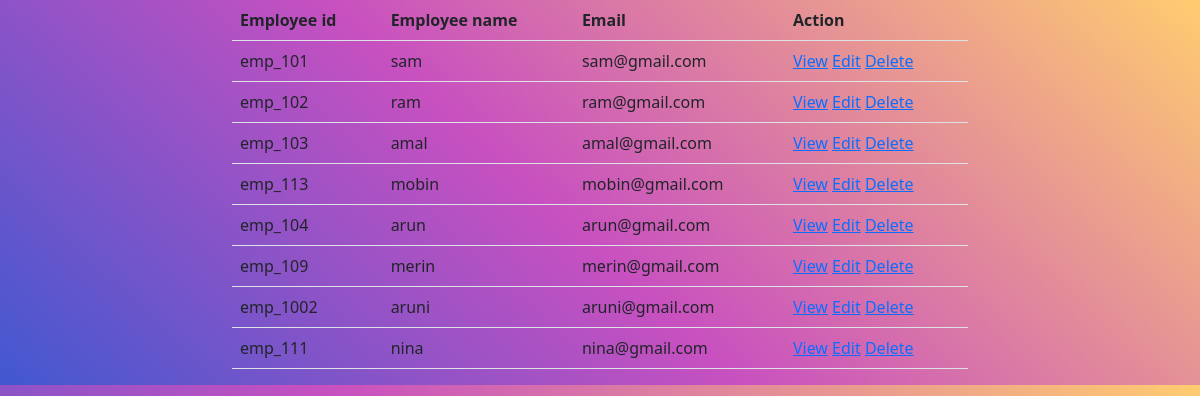
The page /employee/all on the database as committed earlier.
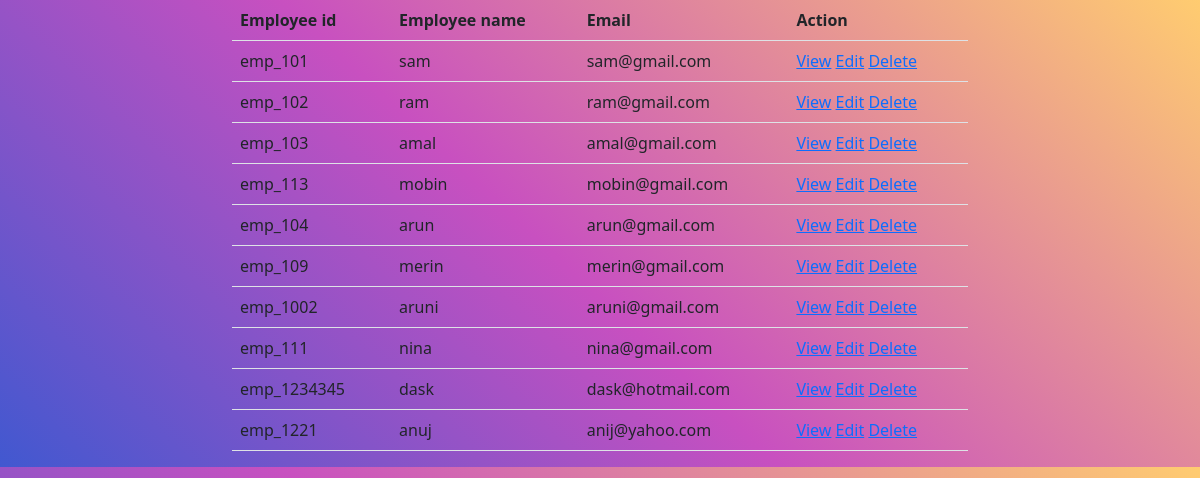
The same page on the database as committed later.
### employee/models.py (models this page shows, shortened)
class Employee(models.Model):
    eid=models.CharField(max_length=120,primary_key=True)
    profile_pic=models.ImageField(upload_to="profilepics",null=True)
    employee_name=models.CharField(max_length=120)
    designation=models.CharField(max_length=120)
    salary=models.PositiveIntegerField()
    email=models.EmailField(unique=True)
    experience=models.PositiveIntegerField(null=True)

### employee/views.py (the view)
# urls.py: path('all',views.EmployeeListView.as_view(),name="emp-list"),
class EmployeeListView(View):
    def get(self,request,*args,**kwargs):
        qs=Employee.objects.all()
        return render(request,"emp-list.html",{"employees":qs})

### employee/templates/emp-list.html (shortened to what this page needs)
<!DOCTYPE html>
{%load static%}
<html lang="en">
<head>
<link href="https://cdn.jsdelivr.net/npm/bootstrap@5.2.0-beta1/dist/css/bootstrap.min.css" rel="stylesheet">
    <link rel="stylesheet" href="{%static 'css/style.css'%}">
</head>
<body>
<div class="container">
    <div class="row">
        <div class="col-2"></div>
        <div class="col-8">
            <table class="table">
                <tr>
                    <th>Employee id</th>
                    <th>Employee name</th>
                    <th>Email</th>
                    <th>Action</th>
                </tr>
                {%for emp in employees%}
                <tr>
                    <td>{{emp.eid}}</td>
                    <td>{{emp.employee_name}}</td>
                    <td>{{emp.email}}</td>
                    <td>
                        <a href="{%url 'emp-detail' emp.eid%}">View</a>
                        <a href="{%url 'emp-edit' emp.eid%}">Edit</a>
                        <a href="{%url 'emp-remove' emp.eid%}">Delete</a>
                    </td>
                </tr>
                {%endfor%}
            </table>
        </div>
        <div class="col-2"></div>
    </div>
</div>
</body>
</html>

### employee/static/css/style.css (style rules this page uses)
body { background-color: #4158D0; background-image: linear-gradient(43deg, #4158D0 0%, #C850C0 46%, #FFCC70 100%); }

Rows that differ between the two databases and show on the page:
added Employee: eid "emp_1234345", employee_name "dask", email "dask@hotmail.com"
added Employee: eid "emp_1221", employee_name "anuj", email "anij@yahoo.com"
